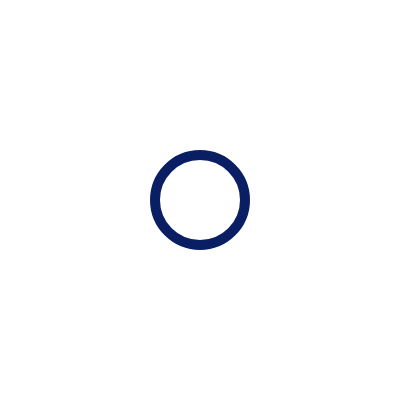
Frame 1 (no input)
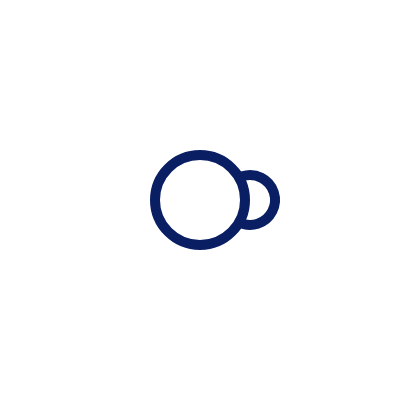
Frame 60 (no input)
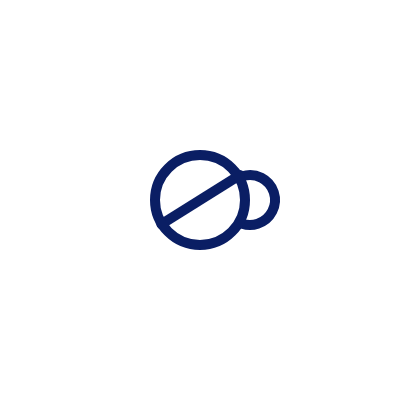
Frame 120 (the mouse pressed at the canvas centre since frame 60)

The p5.js sketch that drew these frames (run headless with seeded random() and noise() and a simulated clock; from frame 60 on, the mouse is pressed at the canvas centre):

// p5.js sketch
// ── sketch.js
let step = 0;

function setup() {
  createCanvas(400, 400);
  frameRate(60);
  angleMode(RADIANS);
}

function draw() {
  background(255);
  stroke(10, 30, 100);
  strokeWeight(10);
  noFill();

  const startRight = 21 * PI / 15;
  const endRight = 9 * PI / 15 + TWO_PI; // 時計回りに見せる
  if (step <= 60) {
    let a = lerp(startRight, endRight, step / 60);
    arc(250, 200, 50, 50, startRight, a);
  } else {
    arc(250, 200, 50, 50, startRight, endRight);
  }

  if (step > 60 && step <= 120) {
    let x = lerp(240, 160, (step - 60) / 60);
    let y = lerp(175, 225, (step - 60) / 60);
    line(240, 175, x, y);
  } else if (step > 120) {
    line(240, 175, 160, 225);
  }

  const startLeft = 6 * PI / 15;
  const endLeft = 24 * PI / 15;
  if (step > 120 && step <= 180) {
    let a = lerp(startLeft, endLeft, (step - 120) / 60);
    arc(150, 200, 50, 50, startLeft, a);
  } else if (step > 180) {
    arc(150, 200, 50, 50, startLeft, endLeft);
  }

  strokeWeight(10);
  noFill();
  circle(200, 200, 90);


  if (step > 180) {
  let t = step - 180;
  let textStr = "大阪産業大学";
  let revealSpeed = 10; // 一文字ごとに何フレームかかるか
  let numChars = constrain(floor(t / revealSpeed), 0, textStr.length);

  let partial = textStr.substring(0, numChars);

  fill(10, 30, 100);
  noStroke();
  textSize(22);
  textAlign(CENTER);
  text(partial, width / 2, 300);
  }

  step++;
}
